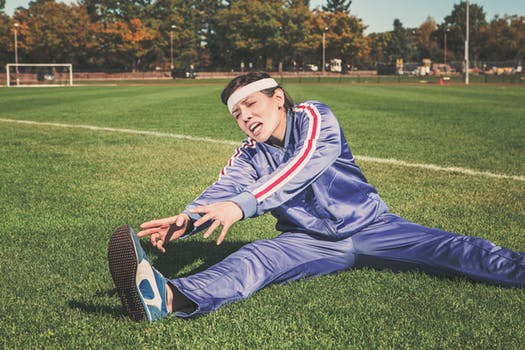
#> input picture images/test.jpg, 525 x 350 px, found by its file name; its folder holds only this picture in this run
$ jupyter execute --allow-errors GenerateTrainingPickle.ipynb
#> lines starting #> are read from the running program, lines starting #| are printed output that depends on the picture
#> further down, im is the input picture: PIL image 525x350 RGB; mean R, G, B 114.8, 117.3, 91.8
#> `im = im.convert('L')`:
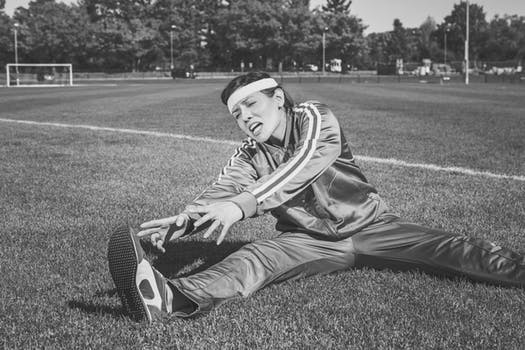
#> im: PIL image 525x350 L; min 2, max 254, mean 113.7
[cell 1]
import numpy as np
import pickle
import csv
from PIL import Image
import matplotlib.pyplot
from os import listdir
from os.path import isfile, join
import math

Declaring Directories

[cell 2]
train_im_dir = "../../data/train/images/"
train_data_dir = "../../data/train/train.csv"
w = 101
h = 101
files = [f for f in listdir(train_im_dir) if isfile(join(train_im_dir, f))]

Reading in images in X

[cell 3]
X = np.ndarray(shape = (0, 101, 101, 1))
#> (the rest of this cell did not finish here and is left out)

Reading in labels

[cell 4]
ids = []
rle = []

full_path = 'C:/Users/Conner/Documents/Kaggle/TGS Salt/data/train.csv'
#> (the rest of this cell did not finish here and is left out)

Declaring function to convert Run-Length Encoding to One Hot

[cell 5]
def rle_to_many_hot(rle, w, h):
    many_hot = np.zeros(shape = (w*h))
    separated = rle.split()
    for i in range(len(separated)):
        if (i % 2 == 0):
            for j in range (int(separated[i+1])):
                many_hot[int(separated[i]) + j-1] = 1
    return (many_hot.reshape(1, w*h))

Converting labels to One-hot

[cell 6]
many_hot = np.zeros(shape = (0, w*h))
for i in range (len (ids)):
    many_hot = np.concatenate((many_hot, rle_to_many_hot(rle[i], w, h)), axis = 0)
    if (i % 50 == 0):
        print (str(i) + " / " + str(len(ids)))

y = many_hot
